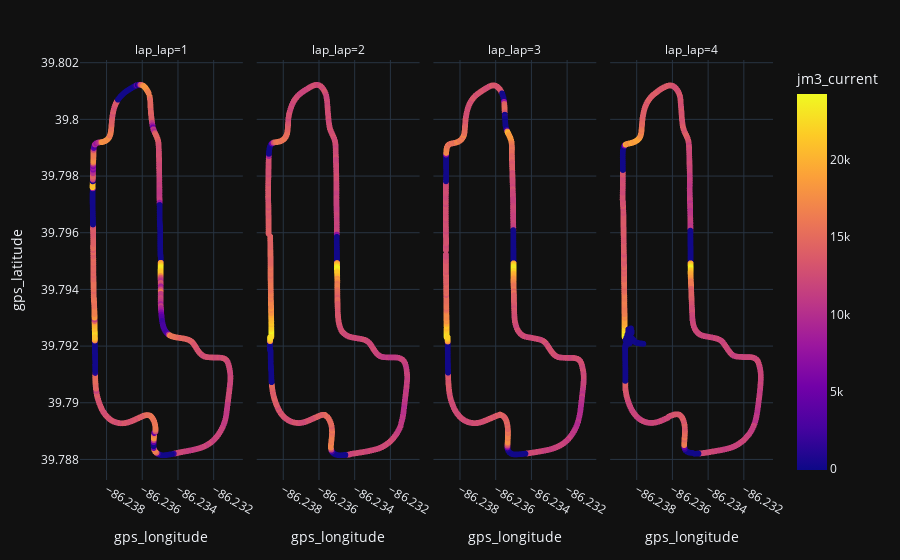

Here is the notebook cell this chart was saved with:
### Code cell
# Plot visulizes the Instantaneous current measured by Joule Meter at diffrent points on the track
# Gives a good idea at where the speed changes where on the track
df.plot(x='gps_longitude', y='gps_latitude', color='jm3_current', kind='scatter', facet_col='lap_lap', facet_col_wrap=4)

### Figure 1 — Plotly figure (JSON) as saved in the notebook; plotly's stock layout.template omitted (floating-point values rounded to 4 significant figures; data arrays with more than 128 entries replaced by an {"elided": "..."} marker saying what was removed)
{"data": [{"hovertemplate": "lap_lap=1<br>gps_longitude=%{x}<br>gps_latitude=%{y}<br>jm3_current=%{marker.color}<extra></extra>", "legendgroup": "", "marker": {"color": {"elided": "5026 int values"}, "coloraxis": "coloraxis", "symbol": "circle"}, "mode": "markers", "name": "", "showlegend": false, "type": "scattergl", "x": {"elided": "5026 float values"}, "xaxis": "x", "y": {"elided": "5026 float values"}, "yaxis": "y"}, {"hovertemplate": "lap_lap=2<br>gps_longitude=%{x}<br>gps_latitude=%{y}<br>jm3_current=%{marker.color}<extra></extra>", "legendgroup": "", "marker": {"color": {"elided": "4725 int values"}, "coloraxis": "coloraxis", "symbol": "circle"}, "mode": "markers", "name": "", "showlegend": false, "type": "scattergl", "x": {"elided": "4725 float values"}, "xaxis": "x2", "y": {"elided": "4725 float values"}, "yaxis": "y2"}, {"hovertemplate": "lap_lap=3<br>gps_longitude=%{x}<br>gps_latitude=%{y}<br>jm3_current=%{marker.color}<extra></extra>", "legendgroup": "", "marker": {"color": {"elided": "4735 int values"}, "coloraxis": "coloraxis", "symbol": "circle"}, "mode": "markers", "name": "", "showlegend": false, "type": "scattergl", "x": {"elided": "4735 float values"}, "xaxis": "x3", "y": {"elided": "4735 float values"}, "yaxis": "y3"}, {"hovertemplate": "lap_lap=4<br>gps_longitude=%{x}<br>gps_latitude=%{y}<br>jm3_current=%{marker.color}<extra></extra>", "legendgroup": "", "marker": {"color": {"elided": "6943 int values"}, "coloraxis": "coloraxis", "symbol": "circle"}, "mode": "markers", "name": "", "showlegend": false, "type": "scattergl", "x": {"elided": "6943 float values"}, "xaxis": "x4", "y": {"elided": "6943 float values"}, "yaxis": "y4"}], "layout": {"annotations": [{"font": {}, "showarrow": false, "text": "lap_lap=1", "x": 0.1175, "xanchor": "center", "xref": "paper", "y": 1, "yanchor": "bottom", "yref": "paper"}, {"font": {}, "showarrow": false, "text": "lap_lap=2", "x": 0.3725, "xanchor": "center", "xref": "paper", "y": 1, "yanchor": "bottom", "yref": "paper"}, {"font": {}, "showarrow": false, "text": "lap_lap=3", "x": 0.6275, "xanchor": "center", "xref": "paper", "y": 1, "yanchor": "bottom", "yref": "paper"}, {"font": {}, "showarrow": false, "text": "lap_lap=4", "x": 0.8825, "xanchor": "center", "xref": "paper", "y": 1, "yanchor": "bottom", "yref": "paper"}], "coloraxis": {"colorbar": {"title": {"text": "jm3_current"}}, "colorscale": [[0, "#0d0887"], [0.1111, "#46039f"], [0.2222, "#7201a8"], [0.3333, "#9c179e"], [0.4444, "#bd3786"], [0.5556, "#d8576b"], [0.6667, "#ed7953"], [0.7778, "#fb9f3a"], [0.8889, "#fdca26"], [1, "#f0f921"]]}, "legend": {"tracegroupgap": 0}, "margin": {"t": 60}, "xaxis": {"anchor": "y", "domain": [0, 0.235], "title": {"text": "gps_longitude"}}, "xaxis2": {"anchor": "y2", "domain": [0.255, 0.49], "matches": "x", "title": {"text": "gps_longitude"}}, "xaxis3": {"anchor": "y3", "domain": [0.51, 0.745], "matches": "x", "title": {"text": "gps_longitude"}}, "xaxis4": {"anchor": "y4", "domain": [0.765, 1.0], "matches": "x", "title": {"text": "gps_longitude"}}, "yaxis": {"anchor": "x", "domain": [0, 1], "title": {"text": "gps_latitude"}}, "yaxis2": {"anchor": "x2", "domain": [0, 1], "matches": "y", "showticklabels": false}, "yaxis3": {"anchor": "x3", "domain": [0, 1], "matches": "y", "showticklabels": false}, "yaxis4": {"anchor": "x4", "domain": [0, 1], "matches": "y", "showticklabels": false}}}
